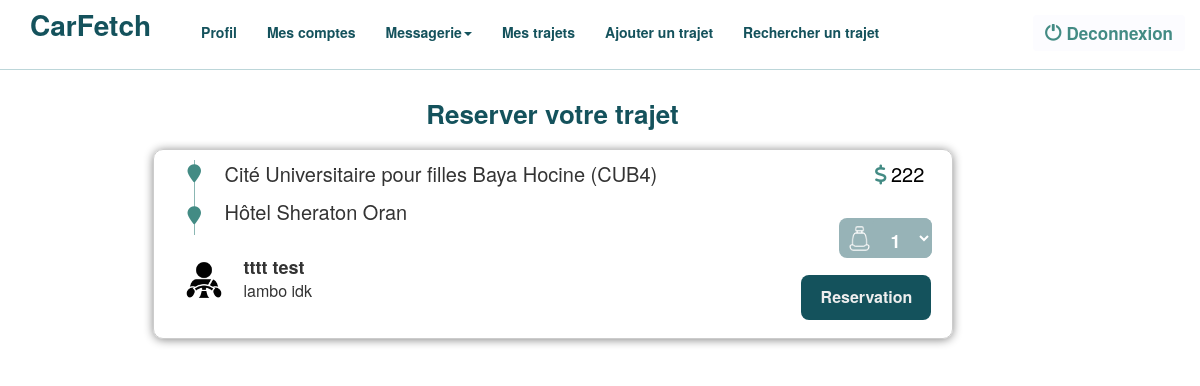
Page /trajet/reserver_trajet.php?choix_trajet=8 (signed in) on the committed database.
### tables this page shows
CREATE TABLE `trajet` (
  `id` int(11) NOT NULL,
  `lieu_depart` varchar(200) NOT NULL,
  `destination` varchar(200) NOT NULL,
  `places_max` int(11) NOT NULL,
  `places_prises` int(11) NOT NULL,
  `date` date NOT NULL,
  `pilote_user_id` int(11) NOT NULL,
  `heure_dep` varchar(5) NOT NULL,
  `prix` decimal(10,0) NOT NULL,
  `effectue` tinyint(4) NOT NULL
);

CREATE TABLE `user` (
  `id` int(11) NOT NULL,
  `password` varchar(100) NOT NULL,
  `login` varchar(45) NOT NULL,
  `nom` varchar(45) NOT NULL,
  `prenom` varchar(45) NOT NULL,
  `email` varchar(45) NOT NULL,
  `num_tel` varchar(10) NOT NULL,
  `matricule` varchar(10) NOT NULL,
  `compte` int(11) DEFAULT NULL
);

CREATE TABLE `pilote` (
  `pilote_user_id` int(11) NOT NULL,
  `voiture_id` int(11) NOT NULL,
  `voiture_marque` varchar(45) NOT NULL,
  `voiture_annee` int(11) NOT NULL,
  `voiture_modele` varchar(45) NOT NULL,
  `voiture_couleur` varchar(45) NOT NULL,
  `photo` longtext DEFAULT NULL
);

### trajet/reserver_trajet.php (the view, shortened to what this page needs)
<?php
$bdd = getBdd();
require '../config/formulaire.php';
if (!isset($_GET['choix_trajet'])&&!isset($_POST['choix_trajet'])) {
    header('Location: ../index.php');
    exit();
}else if(isset($_GET['choix_trajet'])){
    $choix_trajet = $_GET["choix_trajet"];
}else if(isset($_POST['choix_trajet'])){
    $choix_trajet = $_POST["choix_trajet"];
}
if (isset($_POST['Reservation']) && $_POST['Reservation'] == 'Reservation') {
    if ((isset($_POST['nb_places']) && !empty($_POST['nb_places']))) {
        $contenu = action();
    } else {
        $contenu = "Certains champs ne sont pas remplis";
    }
} else {
    $contenu = formulaire();
}
function formulaire() {
    global $bdd;
    global $choix_trajet;
    $reponse = $bdd->query("SELECT * FROM trajet as T, user as U, pilote as P WHERE T.id = " . $choix_trajet." AND U.id= T.pilote_user_id AND P.pilote_user_id = T.pilote_user_id and places_prises<places_max");
    $donnee = $reponse->fetch();
    ?>
    <h1 id="hd3" >Reserver votre trajet</h1>
    <div class="resPage">
    <?php
    if ($donnee ==true) {
    ?>
                           <div class='journey-container'>
                            <div class="journey-item" style="height: 190px;">
                                <i class="fa-solid fa-location-pin tp"></i>
                                <div class='line'>
                                    <div class="journey-info">
                                        <div class="info-section">
                                            <span class="info-value"><?php echo trim(explode(",", $donnee["lieu_depart"])[0]);?></span>
                                        </div>
                                        <div class="info-section indexprice ">
                                            <span class="info-label"><i class="fa-solid fa-dollar-sign "></i></span>
                                            <span class="info-value prix"><?php echo $donnee["prix"]; ?></span>
                                        </div>
                                        <br>
                                    </div>
                                    <div class="nbs">
                                        <button>
                                        <img src="../templates/image/car-seat.png" width="25px" height="25px" alt="">
                                        </button>
                                    </div>
                                    <div class="journey-info">
                                        <div class="info-section">
                                            <span class="info-value"><?php echo trim(explode(",", $donnee["destination"])[0]); ?></span>
                                        </div>
                                    </div>
                                </div>
                                <i class="fa-solid fa-location-pin btm"></i>
                                    <img width="70px" style=" border-radius: 50px; margin-left:5px; margin-top:-10px; position:absolute;" src="../templates/image/driver.jpg" alt="">
                                    <div class="pilote-info">
                                        <span class="pilote-name"><?php echo $donnee["prenom"]." ".$donnee["nom"]; ?></span> <br>
                                        <span class="car-value"><?php echo $donnee["voiture_marque"]." ".$donnee["voiture_modele"]; ?></span>
                                    </div>
                                    <input type="submit" name="Reservation" value="Reservation" class="resbutton">
                            </div>
                        </div>
                        </div>
    <?php
    return ob_get_clean();
    }else {
        echo "No matching record found in the database.";
    }
}

### templates/css/style2.css (style rules this page uses)
* { padding: 0; margin: 0; }
.col-md-11 h1 { color: #333; font-size: 36px; margin-top: 100px; margin-bottom: 20px; }
.journey-container { margin: 0 auto; justify-content: center; align-content: center; text-align: center; display: flex; }
.journey-item { width: 800px; height: 180px; border: 1px solid #ccc; margin-bottom: 20px; padding: 10px; box-shadow: 0px 1px 10px rgba(0, 0, 0, 0.47); border-radius: 10px; text-align: left; }
.journey-info { display: flex; justify-content: space-between; margin-bottom: 10px; text-align: left; }
.fa-location-pin { position: absolute; color: #438b84; margin-left: 24px; font-size: 18px; }
.btm { margin-top: -28px; }
.tp { margin-top: 5px; }
.fa-dollar-sign { margin-left: 290px; font-size: 20px; }
.resPage .indexprice { position: absolute; margin-left: 360px; }
.indexprice { position: absolute; margin-left: 340px; }
.prix { color: #000000; font-size: 18p; }
.line { height: 75px; border-left: 1px #438b849e solid; margin-left: 30px; }
.info-section { flex: 1; }
.info-label { font-weight: bold; font-size: 20px; margin-left: 30px; color: #438b84; }
.pilote-info, .car-info { margin-left: 30px; font-size: 16px; margin-left: 80px; margin-bottom: 10px; position: absolute; }
.pilote-name { font-size: 18px; font-weight: 600; ; }
.info-value { font-size: 20px; }
#hd3 { color: #14525c; margin-bottom: 20px; font-size: 26px; font-weight: 600; margin-top: 100px; text-align: center; }
.resbutton { height: 45px; width: 130px; background-color: #14525c; border: 0; color: #eee; font-weight: 600; font-size: 16px; margin-left: 82%; margin-top: 10px; border-radius: 8px; }
.resPage .resbutton { height: 45px; width: 130px; background-color: #14525c; border: 0; color: #eee; font-weight: 600; font-size: 16px; margin-left: 82%; margin-top: 20px; border-radius: 8px; }
.nbs button { display: flex; background-color: #97b3b7; border: 0 solid; border-radius: 8px; }
.nbs img { margin-top: 8px; margin-left: 8px; }
.nbs { position: absolute; display: flex; margin-top: 20px; margin-left: 644px; }

### rows in the picture
trajet: lieu_depart "Cité Universitaire pour filles Baya Hocine (CUB4)", prix "222", destination "Hôtel Sheraton Oran", user.prenom "tttt", user.nom "test", pilote.voiture_marque "lambo", pilote.voiture_modele "idk"

### other values in the picture
form field nb_places "1"
